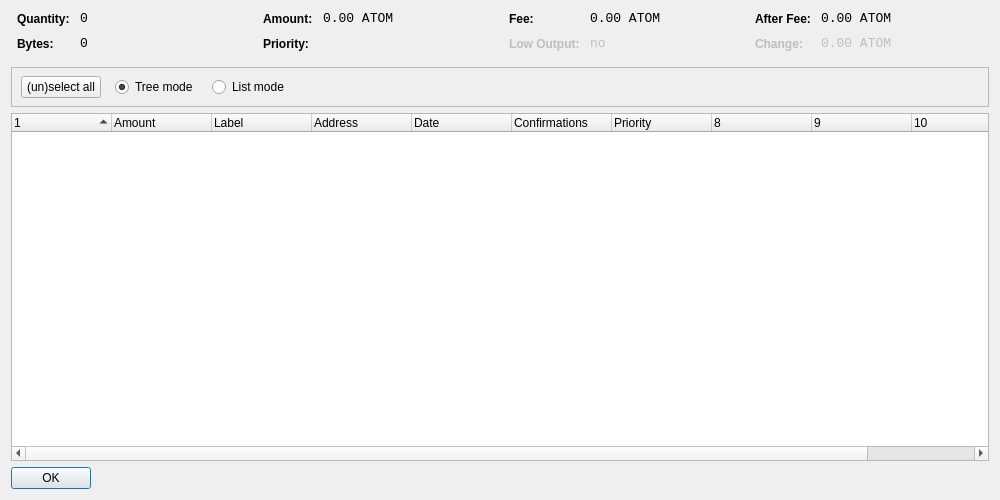
<?xml version="1.0" encoding="UTF-8"?>
<ui version="4.0">
 <class>CoinControlDialog</class>
 <widget class="QDialog" name="CoinControlDialog">
  <property name="geometry">
   <rect>
    <x>0</x>
    <y>0</y>
    <width>1000</width>
    <height>500</height>
   </rect>
  </property>
  <property name="windowTitle">
   <string>Coin Control</string>
  </property>
  <property name="styleSheet">
   <string notr="true">background-image: url(:/images/bkg2);</string>
  </property>
  <layout class="QVBoxLayout" name="verticalLayout">
   <item>
    <layout class="QHBoxLayout" name="horizontalLayoutTop" stretch="0,0,0,0">
     <property name="topMargin">
      <number>0</number>
     </property>
     <property name="bottomMargin">
      <number>10</number>
     </property>
     <item>
      <layout class="QFormLayout" name="formLayoutCoinControl1">
       <property name="horizontalSpacing">
        <number>10</number>
       </property>
       <property name="verticalSpacing">
        <number>10</number>
       </property>
       <property name="leftMargin">
        <number>6</number>
       </property>
       <property name="rightMargin">
        <number>6</number>
       </property>
       <item row="0" column="0">
        <widget class="QLabel" name="labelCoinControlQuantityText">
         <property name="styleSheet">
          <string notr="true">font-weight:bold;</string>
         </property>
         <property name="text">
          <string>Quantity:</string>
         </property>
        </widget>
       </item>
       <item row="0" column="1">
        <widget class="QLabel" name="labelCoinControlQuantity">
         <property name="font">
          <font>
           <family>Monospace</family>
           <pointsize>10</pointsize>
          </font>
         </property>
         <property name="cursor">
          <cursorShape>IBeamCursor</cursorShape>
         </property>
         <property name="contextMenuPolicy">
          <enum>Qt::ActionsContextMenu</enum>
         </property>
         <property name="text">
          <string notr="true">0</string>
         </property>
         <property name="textInteractionFlags">
          <set>Qt::LinksAccessibleByMouse|Qt::TextSelectableByKeyboard|Qt::TextSelectableByMouse</set>
         </property>
        </widget>
       </item>
       <item row="1" column="0">
        <widget class="QLabel" name="labelCoinControlBytesText">
         <property name="styleSheet">
          <string notr="true">font-weight:bold;</string>
         </property>
         <property name="text">
          <string>Bytes:</string>
         </property>
        </widget>
       </item>
       <item row="1" column="1">
        <widget class="QLabel" name="labelCoinControlBytes">
         <property name="font">
          <font>
           <family>Monospace</family>
           <pointsize>10</pointsize>
          </font>
         </property>
         <property name="cursor">
          <cursorShape>IBeamCursor</cursorShape>
         </property>
         <property name="contextMenuPolicy">
          <enum>Qt::ActionsContextMenu</enum>
         </property>
         <property name="text">
          <string notr="true">0</string>
         </property>
         <property name="textInteractionFlags">
          <set>Qt::LinksAccessibleByMouse|Qt::TextSelectableByKeyboard|Qt::TextSelectableByMouse</set>
         </property>
        </widget>
       </item>
      </layout>
     </item>
     <item>
      <layout class="QFormLayout" name="formLayoutCoinControl2">
       <property name="horizontalSpacing">
        <number>10</number>
       </property>
       <property name="verticalSpacing">
        <number>10</number>
       </property>
       <property name="leftMargin">
        <number>6</number>
       </property>
       <property name="rightMargin">
        <number>6</number>
       </property>
       <item row="0" column="0">
        <widget class="QLabel" name="labelCoinControlAmountText">
         <property name="styleSheet">
          <string notr="true">font-weight:bold;</string>
         </property>
         <property name="text">
          <string>Amount:</string>
         </property>
        </widget>
       </item>
       <item row="0" column="1">
        <widget class="QLabel" name="labelCoinControlAmount">
         <property name="font">
          <font>
           <family>Monospace</family>
           <pointsize>10</pointsize>
          </font>
         </property>
         <property name="cursor">
          <cursorShape>IBeamCursor</cursorShape>
         </property>
         <property name="contextMenuPolicy">
          <enum>Qt::ActionsContextMenu</enum>
         </property>
         <property name="text">
          <string notr="true">0.00 ATOM</string>
         </property>
         <property name="textInteractionFlags">
          <set>Qt::LinksAccessibleByMouse|Qt::TextSelectableByKeyboard|Qt::TextSelectableByMouse</set>
         </property>
        </widget>
       </item>
       <item row="1" column="0">
        <widget class="QLabel" name="labelCoinControlPriorityText">
         <property name="styleSheet">
          <string notr="true">font-weight:bold;</string>
         </property>
         <property name="text">
          <string>Priority:</string>
         </property>
        </widget>
       </item>
       <item row="1" column="1">
        <widget class="QLabel" name="labelCoinControlPriority">
         <property name="font">
          <font>
           <family>Monospace</family>
           <pointsize>10</pointsize>
          </font>
         </property>
         <property name="cursor">
          <cursorShape>IBeamCursor</cursorShape>
         </property>
         <property name="contextMenuPolicy">
          <enum>Qt::ActionsContextMenu</enum>
         </property>
         <property name="text">
          <string/>
         </property>
         <property name="textInteractionFlags">
          <set>Qt::LinksAccessibleByMouse|Qt::TextSelectableByKeyboard|Qt::TextSelectableByMouse</set>
         </property>
        </widget>
       </item>
      </layout>
     </item>
     <item>
      <layout class="QFormLayout" name="formLayoutCoinControl3">
       <property name="horizontalSpacing">
        <number>10</number>
       </property>
       <property name="verticalSpacing">
        <number>10</number>
       </property>
       <property name="leftMargin">
        <number>6</number>
       </property>
       <property name="rightMargin">
        <number>6</number>
       </property>
       <item row="0" column="0">
        <widget class="QLabel" name="labelCoinControlFeeText">
         <property name="styleSheet">
          <string notr="true">font-weight:bold;</string>
         </property>
         <property name="text">
          <string>Fee:</string>
         </property>
        </widget>
       </item>
       <item row="0" column="1">
        <widget class="QLabel" name="labelCoinControlFee">
         <property name="font">
          <font>
           <family>Monospace</family>
           <pointsize>10</pointsize>
          </font>
         </property>
         <property name="cursor">
          <cursorShape>IBeamCursor</cursorShape>
         </property>
         <property name="contextMenuPolicy">
          <enum>Qt::ActionsContextMenu</enum>
         </property>
         <property name="text">
          <string notr="true">0.00 ATOM</string>
         </property>
         <property name="textInteractionFlags">
          <set>Qt::LinksAccessibleByMouse|Qt::TextSelectableByKeyboard|Qt::TextSelectableByMouse</set>
         </property>
        </widget>
       </item>
       <item row="1" column="0">
        <widget class="QLabel" name="labelCoinControlLowOutputText">
         <property name="enabled">
          <bool>false</bool>
         </property>
         <property name="styleSheet">
          <string notr="true">font-weight:bold;</string>
         </property>
         <property name="text">
          <string>Low Output:</string>
         </property>
        </widget>
       </item>
       <item row="1" column="1">
        <widget class="QLabel" name="labelCoinControlLowOutput">
         <property name="enabled">
          <bool>false</bool>
         </property>
         <property name="font">
          <font>
           <family>Monospace</family>
           <pointsize>10</pointsize>
          </font>
         </property>
         <property name="cursor">
          <cursorShape>IBeamCursor</cursorShape>
         </property>
         <property name="contextMenuPolicy">
          <enum>Qt::ActionsContextMenu</enum>
         </property>
         <property name="text">
          <string notr="true">no</string>
         </property>
         <property name="textInteractionFlags">
          <set>Qt::LinksAccessibleByMouse|Qt::TextSelectableByKeyboard|Qt::TextSelectableByMouse</set>
         </property>
        </widget>
       </item>
      </layout>
     </item>
     <item>
      <layout class="QFormLayout" name="formLayoutCoinControl4">
       <property name="horizontalSpacing">
        <number>10</number>
       </property>
       <property name="verticalSpacing">
        <number>10</number>
       </property>
       <property name="leftMargin">
        <number>6</number>
       </property>
       <property name="rightMargin">
        <number>6</number>
       </property>
       <item row="0" column="0">
        <widget class="QLabel" name="labelCoinControlAfterFeeText">
         <property name="styleSheet">
          <string notr="true">font-weight:bold;</string>
         </property>
         <property name="text">
          <string>After Fee:</string>
         </property>
        </widget>
       </item>
       <item row="0" column="1">
        <widget class="QLabel" name="labelCoinControlAfterFee">
         <property name="font">
          <font>
           <family>Monospace</family>
           <pointsize>10</pointsize>
          </font>
         </property>
         <property name="cursor">
          <cursorShape>IBeamCursor</cursorShape>
         </property>
         <property name="contextMenuPolicy">
          <enum>Qt::ActionsContextMenu</enum>
         </property>
         <property name="text">
          <string notr="true">0.00 ATOM</string>
         </property>
         <property name="textInteractionFlags">
          <set>Qt::LinksAccessibleByMouse|Qt::TextSelectableByKeyboard|Qt::TextSelectableByMouse</set>
         </property>
        </widget>
       </item>
       <item row="1" column="0">
        <widget class="QLabel" name="labelCoinControlChangeText">
         <property name="enabled">
          <bool>false</bool>
         </property>
         <property name="styleSheet">
          <string notr="true">font-weight:bold;</string>
         </property>
         <property name="text">
          <string>Change:</string>
         </property>
        </widget>
       </item>
       <item row="1" column="1">
        <widget class="QLabel" name="labelCoinControlChange">
         <property name="enabled">
          <bool>false</bool>
         </property>
         <property name="font">
          <font>
           <family>Monospace</family>
           <pointsize>10</pointsize>
          </font>
         </property>
         <property name="cursor">
          <cursorShape>IBeamCursor</cursorShape>
         </property>
         <property name="contextMenuPolicy">
          <enum>Qt::ActionsContextMenu</enum>
         </property>
         <property name="text">
          <string notr="true">0.00 ATOM</string>
         </property>
         <property name="textInteractionFlags">
          <set>Qt::LinksAccessibleByMouse|Qt::TextSelectableByKeyboard|Qt::TextSelectableByMouse</set>
         </property>
        </widget>
       </item>
      </layout>
     </item>
    </layout>
   </item>
   <item>
    <widget class="QFrame" name="frame">
     <property name="minimumSize">
      <size>
       <width>0</width>
       <height>40</height>
      </size>
     </property>
     <property name="frameShape">
      <enum>QFrame::StyledPanel</enum>
     </property>
     <property name="frameShadow">
      <enum>QFrame::Sunken</enum>
     </property>
     <widget class="QWidget" name="horizontalLayoutWidget">
      <property name="geometry">
       <rect>
        <x>10</x>
        <y>0</y>
        <width>781</width>
        <height>41</height>
       </rect>
      </property>
      <layout class="QHBoxLayout" name="horizontalLayoutPanel" stretch="0,0,0,0">
       <property name="spacing">
        <number>14</number>
       </property>
       <item>
        <widget class="QPushButton" name="pushButtonSelectAll">
         <property name="sizePolicy">
          <sizepolicy hsizetype="Maximum" vsizetype="Fixed">
           <horstretch>0</horstretch>
           <verstretch>0</verstretch>
          </sizepolicy>
         </property>
         <property name="text">
          <string>(un)select all</string>
         </property>
        </widget>
       </item>
       <item>
        <widget class="QRadioButton" name="radioTreeMode">
         <property name="sizePolicy">
          <sizepolicy hsizetype="Maximum" vsizetype="Fixed">
           <horstretch>0</horstretch>
           <verstretch>0</verstretch>
          </sizepolicy>
         </property>
         <property name="text">
          <string>Tree mode</string>
         </property>
         <property name="checked">
          <bool>true</bool>
         </property>
        </widget>
       </item>
       <item>
        <widget class="QRadioButton" name="radioListMode">
         <property name="sizePolicy">
          <sizepolicy hsizetype="Maximum" vsizetype="Fixed">
           <horstretch>0</horstretch>
           <verstretch>0</verstretch>
          </sizepolicy>
         </property>
         <property name="text">
          <string>List mode</string>
         </property>
        </widget>
       </item>
       <item>
        <spacer name="horizontalSpacer">
         <property name="orientation">
          <enum>Qt::Horizontal</enum>
         </property>
         <property name="sizeHint" stdset="0">
          <size>
           <width>40</width>
           <height>20</height>
          </size>
         </property>
        </spacer>
       </item>
      </layout>
     </widget>
    </widget>
   </item>
   <item>
    <widget class="CoinControlTreeWidget" name="treeWidget">
     <property name="contextMenuPolicy">
      <enum>Qt::CustomContextMenu</enum>
     </property>
     <property name="sortingEnabled">
      <bool>false</bool>
     </property>
     <property name="columnCount">
      <number>11</number>
     </property>
     <attribute name="headerShowSortIndicator" stdset="0">
      <bool>true</bool>
     </attribute>
     <attribute name="headerStretchLastSection">
      <bool>false</bool>
     </attribute>
     <column>
      <property name="text">
       <string/>
      </property>
     </column>
     <column>
      <property name="text">
       <string>Amount</string>
      </property>
     </column>
     <column>
      <property name="text">
       <string>Label</string>
      </property>
     </column>
     <column>
      <property name="text">
       <string>Address</string>
      </property>
     </column>
     <column>
      <property name="text">
       <string>Date</string>
      </property>
     </column>
     <column>
      <property name="text">
       <string>Confirmations</string>
      </property>
      <property name="toolTip">
       <string>Confirmed</string>
      </property>
     </column>
     <column>
      <property name="text">
       <string>Priority</string>
      </property>
     </column>
     <column>
      <property name="text">
       <string/>
      </property>
     </column>
     <column>
      <property name="text">
       <string/>
      </property>
     </column>
     <column>
      <property name="text">
       <string/>
      </property>
     </column>
     <column>
      <property name="text">
       <string/>
      </property>
     </column>
    </widget>
   </item>
   <item>
    <widget class="QDialogButtonBox" name="buttonBox">
     <property name="sizePolicy">
      <sizepolicy hsizetype="Maximum" vsizetype="Fixed">
       <horstretch>0</horstretch>
       <verstretch>0</verstretch>
      </sizepolicy>
     </property>
     <property name="orientation">
      <enum>Qt::Horizontal</enum>
     </property>
     <property name="standardButtons">
      <set>QDialogButtonBox::Ok</set>
     </property>
    </widget>
   </item>
  </layout>
 </widget>
 <customwidgets>
  <customwidget>
   <class>CoinControlTreeWidget</class>
   <extends>QTreeWidget</extends>
   <header>coincontroltreewidget.h</header>
  </customwidget>
 </customwidgets>
 <resources/>
 <connections/>
</ui>
